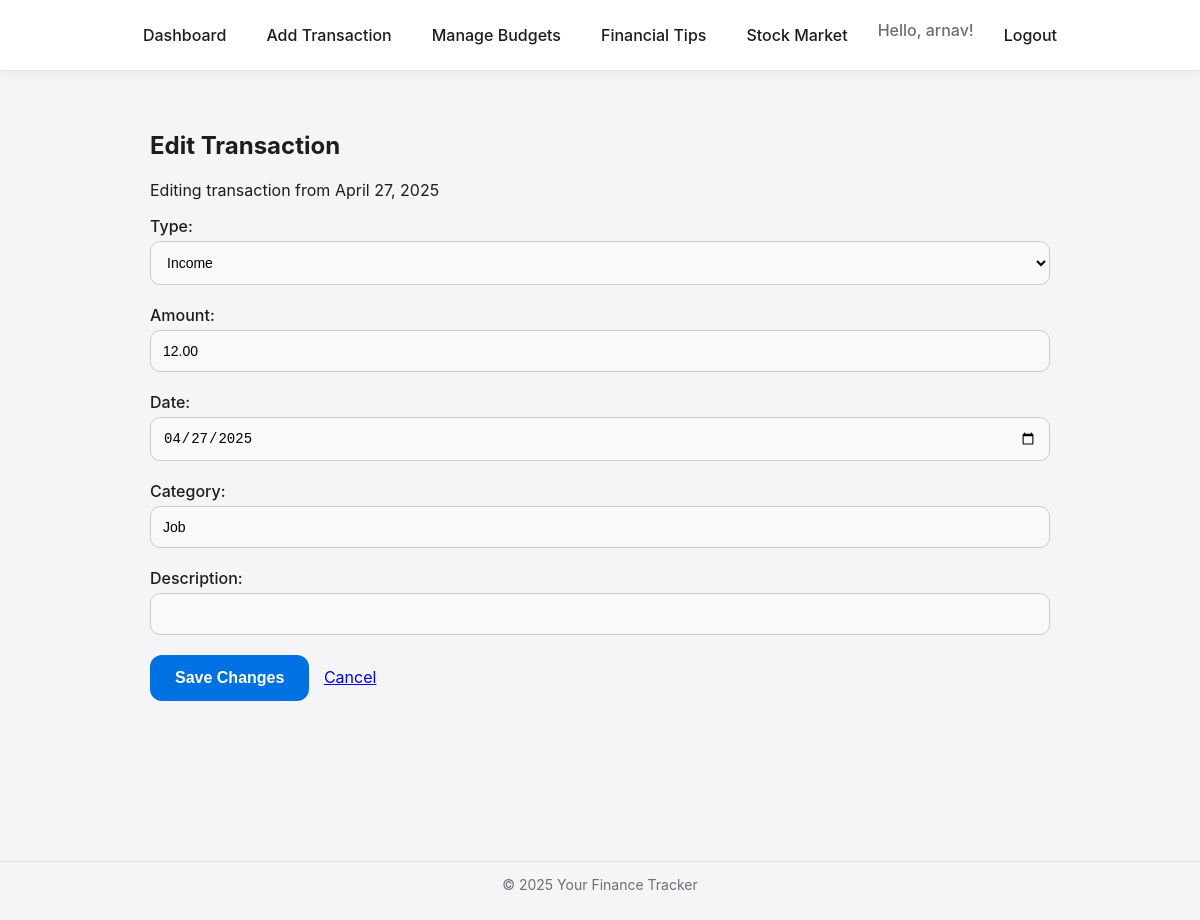
Screenshot of /tracker/edit/7/ (signed in) with the database file from the repository.
### tracker/models.py (models this page shows, shortened)
class Transaction(models.Model):
    TRANSACTION_TYPES = [
        ('Income', 'Income'),
        ('Expense', 'Expense'),
    ]
    user = models.ForeignKey(User, on_delete=models.CASCADE, related_name='transactions')
    type = models.CharField(max_length=7, choices=TRANSACTION_TYPES)
    amount = models.DecimalField(max_digits=10, decimal_places=2)
    date = models.DateField(default=timezone.now)
    category = models.CharField(max_length=50)
    description = models.CharField(max_length=200, blank=True)
    created_at = models.DateTimeField(auto_now_add=True)
    updated_at = models.DateTimeField(auto_now=True)
    class Meta:
        ordering = ['-date', '-created_at']

### tracker/views.py (the view)
# urls.py: path('edit/<int:pk>/', views.edit_transaction_view, name='edit_transaction'),
@login_required
def edit_transaction_view(request, pk):
    transaction = get_object_or_404(Transaction, pk=pk, user=request.user)
    if request.method == 'POST':
        form = TransactionForm(request.POST, instance=transaction)
        if form.is_valid():
            form.save()
            messages.success(request, "Transaction updated successfully!")
            return redirect('tracker:dashboard')
        else:
            messages.error(request, "Please correct the errors below.")
    else:
        form = TransactionForm(instance=transaction)
    return render(request, 'tracker/edit_transaction.html', {'form': form, 'transaction': transaction})

### tracker/forms.py (shortened to what this page needs)
class TransactionForm(forms.ModelForm):
    class Meta:
        model = Transaction
        fields = ['type', 'amount', 'date', 'category', 'description']
        widgets = {
            'date': forms.DateInput(attrs={'type': 'date'}),
        }

### tracker/templates/tracker/edit_transaction.html (shortened to what this page needs)
{% extends 'tracker/base.html' %}
{% block content %}
    <h2>Edit Transaction</h2>
    <p>Editing transaction from {{ transaction.date }}</p>
    <form method="post">
        {{ form.as_p }}
        <button type="submit">Save Changes</button>
        <a href="{% url 'tracker:dashboard' %}" style="margin-left: 10px;">Cancel</a>
    </form>
{% endblock %}

### tracker/templates/tracker/base.html (shortened to what this page needs)
<!DOCTYPE html>
<html lang="en">
<head>
</head>
<body>
    <nav>
        <a href="{% url 'tracker:dashboard' %}">Dashboard</a>
        {% if user.is_authenticated %}
            <a href="{% url 'tracker:add_transaction' %}">Add Transaction</a>
            <a href="{% url 'tracker:budget_list' %}">Manage Budgets</a>
            <a href="{% url 'tracker:financial_tips' %}">Financial Tips</a>
            <a href="{% url 'tracker:stock_market_overview' %}">Stock Market</a>
            <span style="color: #6e6e73;">Hello, {{ user.username }}!</span>
            <a href="{% url 'tracker:logout' %}">Logout</a>
        {% else %}
            <a href="{% url 'tracker:login' %}">Login</a>
            <a href="{% url 'tracker:register' %}">Register</a>
        {% endif %}
    </nav>
    <main>
        {% block content %}{% endblock %}
    </main>
    <footer>
        <hr>
        <p>© {% now "Y" %} Your Finance Tracker</p>
    </footer>
</body>
</html>

### tracker/templates/tracker/base.html (style rules this page uses)
body { margin: 0; padding: 0; background-color: #f5f5f7; font-family: -apple-system, BlinkMacSystemFont, 'Helvetica Neue', 'Segoe UI', Roboto, sans-serif; color: #1d1d1f; }
nav { background: #ffffff; display: flex; justify-content: center; gap: 20px; padding: 20px 0; font-size: 16px; font-weight: 500; box-shadow: 0 2px 10px rgba(0, 0, 0, 0.05); border-bottom: 1px solid #e5e5e5; }
nav a { text-decoration: none; color: #1d1d1f; padding: 5px 10px; position: relative; transition: color 0.3s ease; }
nav a::after { content: ""; position: absolute; width: 0%; height: 2px; bottom: -5px; left: 50%; background-color: #0071e3; transition: width 0.3s ease, left 0.3s ease; }
main { padding: 40px 20px; max-width: 900px; margin: 0 auto; }
form p { margin-bottom: 20px; }
form label { display: block; margin-bottom: 5px; font-weight: 500; }
form input, form select { width: 100%; padding: 12px; border-radius: 10px; border: 1px solid #ccc; background-color: #f9f9f9; box-sizing: border-box; font-size: 14px; transition: border-color 0.3s; }
button { padding: 14px 25px; background-color: #0071e3; color: white; border: none; border-radius: 12px; font-size: 16px; font-weight: 600; cursor: pointer; transition: all 0.25s ease; }
footer { text-align: center; margin-top: 60px; padding: 20px 0; font-size: 14px; color: #6e6e73; }
footer hr { margin-top: 40px; border: none; height: 1px; background: #e0e0e0; }

### rows the page displays
Transaction: type "Income", amount "12.00", date "04/27/2025", category "Job"

### other values shown
{{ user.username }} "arnav"
